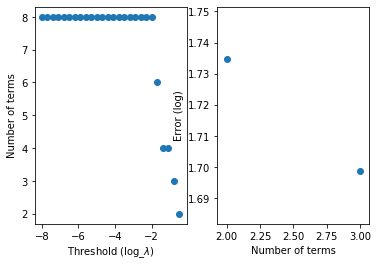

Write the Python code that produced this figure.
import numpy as np
import matplotlib.pyplot as plt
from scipy import integrate
from scipy import linalg
from sklearn.preprocessing import normalize
import csv
from sklearn.linear_model import lasso_path

# system size
n = 1

# parameters


def MMKinetics(t, x):
    Vmax, Km, k = 1.5, 0.3, 0.6
    return k - np.divide(Vmax*x, (Km+x))

def newmm(t,x):
    k1, k2, k3, k4 = 0.1295, -0.6474, 0.2158, 0.7194
    return np.divide((k1 + k2*x), (k3 + k4*x))



tspan = np.linspace(0.01, 4, num=400)
dt = 0.01
ini = [0.5]
sol = integrate.solve_ivp(MMKinetics, [tspan[0], tspan[-1]], ini, method='RK45', t_eval=tspan)
sol2 = integrate.solve_ivp(newmm, [tspan[0], tspan[-1]], ini, method='RK45', t_eval=tspan)
plt.plot(sol.y[0])
plt.plot(sol2.y[0])
plt.show()

sol_dx = MMKinetics(sol.t, sol.y)
# plt.show()
exp_data = sol_dx  #shape:(1,400)

###########add noise###########||begin
##add noise to 'x'##
eps = 1e-4  #float; magnitude of noise
SIZE = np.size(sol.y[0])
sol_noise=sol.y+eps*np.random.normal(0,1,(SIZE))#np.size=400; shape=(1,400); type=numpy.ndarray

##calculate the corresponding derivative##
sol_noise_dx = MMKinetics(sol.t, sol_noise)
##add noise to 'dx'##
eps = 0  #???
SIZE = np.size(sol_dx)
sol_dx_noise=sol_dx+eps*np.random.normal(0,1,(SIZE))#shape=(1,400); type=numpy.ndarray

################################
##figures##
#figure(5) in MATLAB
# sol_Noise = sol_noise[0]
plt.plot(sol_noise[0])
plt.show()

#figure(6) in MATLAB
sol_dx_Noise = sol_dx_noise[0]#shape=(400,)
plt.plot(sol_dx_Noise)
plt.show()
#another figure(6) in MATLAB
plt.plot(sol_noise_dx[0])
plt.show()
###########||end

def data_aug(sol_):
    n = len(sol_)
    m = sol_.size
    for i in range(n):
        sol_ = np.vstack((sol_, sol_[i]**2))
    for i in range(n):
        for j in range(i+1, n):
            sol_ = np.vstack((sol_, sol_[i]*sol_[j]))
    for i in range(n):
        for j in range(n, 2*n):
            sol_ = np.vstack((sol_, sol_[i]*sol_[j]))
    sol_ = np.vstack((np.ones((1, m)), sol_))
    return sol_


def data_derivative(sol_,d_sol_):
    n = len(sol_)
    for i in range(n):
        sol_ = np.vstack((sol_, np.multiply(sol_[i], d_sol_)))
    return sol_


###############||
#test noise-added data
sol.y = sol_noise
sol_dx = sol_noise_dx
# sol_dx = sol_dx_noise  # does not work
term_lib = data_aug(sol.y)
term_lib = data_derivative(term_lib, sol_dx).T#x,x^2,dx*x...; ## transpose ## 400*8
###############||


def soft_thresholding(X, lambda_):
    temp_compare = X.T.copy()
    for i in range(len(X)):
        if abs(X[i]) - lambda_ < 0:
            temp_compare[:,[i]]= 0
        else:
            temp_compare[:, [i]] = abs(X[i]) - lambda_
    # tmp_compare = X[np.where(abs(X) - lambda_ > 0)]
    # tmp_compare = np.expand_dims(tmp_compare, axis =1)
    return np.multiply(np.sign(X), temp_compare.T)


def ADM(lib_null,q_init,lambda_,MaxIter, tol):
    q = q_init.copy()
    for i in range(MaxIter):
        q_old = q.copy()
        x = soft_thresholding(lib_null @ q_init, lambda_)
        temp_ = lib_null.T @ x
        q = temp_/ np.linalg.norm(temp_, 2)
        res_q = np.linalg.norm(q_old - q ,2)

        if res_q <= tol:
            return q


def ADMinitvary(lib_null, lambda_, MaxIter, tol, pflag):
    lib_null_norm = lib_null.copy()
    for i in range(len(lib_null[0])):
        lib_null_norm[:,i] = lib_null[:,i]/lib_null[:,i].mean()

    q_final = np.empty_like(lib_null.T)
    out = np.zeros((len(lib_null), len(lib_null)))
    nzeros = np.zeros((1, len(lib_null)))
    for i in range(len(lib_null_norm)):
        q_ini = lib_null_norm[[i],:].T
        temp_q = ADM(lib_null, q_ini, lambda_, MaxIter, tol)
        q_final[:,[i]] = temp_q
        temp_out = lib_null @ temp_q
        out[:,[i]] = temp_out
        nzeros_temp = sum(list((abs(temp_out) < lambda_)))
        nzeros[:,[i]] = float(nzeros_temp)
    idx_sparse = np.where(nzeros == max(np.squeeze(nzeros)))[0]
    ind_lib = np.where(abs(out[:, idx_sparse[0]]) >= lambda_)[0]
    Xi = out[:, idx_sparse[0]]
    small_idx = np.where(abs(out[:, idx_sparse[0]]) < lambda_)[0]
    Xi[small_idx] = 0
    numterms = len(ind_lib)
    return ind_lib, Xi, numterms


    ##############################||begin
    ####def optimal_SVHT_coef###
def IfElse(Q,point,counterPoint):
    #if Q, POINT, COUNTERPOINT ARE arrays???; len(point) should equal or greater than len(Q)!
    y=point;
    P=np.zeros(len(Q))
    # P is 'not Q or ~Q'
    for q in range(len(Q)):
        if Q[q]==0:
            P[q]=1
    if len(counterPoint)==1:
        counterPoint = counterPoint*np.ones(len(Q))

    for p in range(len(P)):
            
        if P[p]==1:
            y[p]=counterPoint[p]
    
    return y

def Fun_MarPas(x,beta,gamma):
    topSpec = (1 + np.sqrt(beta))**2
    botSpec = (1 - np.sqrt(beta))**2
    Q=(topSpec-x)*(x-botSpec)
    for q in range(len(Q)):
        if Q[q]>0:
            Q[q]=1
        else:
            Q[q]=0
    point = np.sqrt((topSpec-x)*(x-botSpec))/(beta*x)/(2*np.pi)  
    InitialMar = IfElse(Q,point,np.array([0])) #'0' number used to replace others
    if np.all(gamma != 0):
        return np.power(list(x),list(gamma))*InitialMar
    else:
        return InitialMar
    
    
    
#### separate
def MarPas(x,beta):
    topSpec = (1 + np.sqrt(beta))**2
    botSpec = (1 - np.sqrt(beta))**2
    Q=(topSpec-x)*(x-botSpec)
    for q in range(len(Q)):
        if Q[q]>0:
            Q[q]=1
        else:
            Q[q]=0
    point = np.sqrt((topSpec-x)*(x-botSpec))/(beta*x)/(2*np.pi)  
    InitialMar = IfElse(Q,point,np.array([0])) #########9#####0
#     if np.all(gamma != 0):
#         return np.power(list(x),list(gamma))*InitialMar
#     else:
#         return InitialMar
    return InitialMar

def incMarPas(x0,beta,gamma):
    #beta is an array including one (****or more****not true) number; 0<beta<=1 
    #x0 is an array with multiple numbers!!!
#     for b in beta: 
#         if b > 1:
#             raise Exception('dimension error')
    topSpec = (1 + np.sqrt(beta))**2
#     botSpec = (1 - np.sqrt(beta))**2
    x2=lambda x: Fun_MarPas(x,beta,gamma)
    I1 = np.zeros([len(x0)])#I1 is integrate collection
    I2 = np.zeros([len(x0)])
    for i in range(len(x0)):
        X0=x0[i]
        RES = integrate.quad(x2,np.array([X0]), topSpec)
        I1[i] = RES[0]
        I2[i] = RES[1]
#     return integrate.quad(x2, x0, topSpec)  #the first part of return is integrate
    return I1

#if inputs are arrarys including multiple numbers?
def incMarPas2(x0,beta,gamma):
    #beta is an array including one or more numbers; 0<beta<=1
#     for b in beta: 
#         if b > 1:
#             raise Exception('dimension error')
    topSpec = (1 + np.sqrt(beta))**2   #is an array including multiple numbers if beta is an array including multiple numbers
        

    I1 = np.zeros([len(beta)])
    I2 = np.zeros([len(beta)])
    for i in range(len(beta)):
        BETA = beta[i]
        GAMMA = gamma[i]
        x2=lambda x: Fun_MarPas(x,np.array([BETA]),np.array([GAMMA]))
        X0=x0[i]
        TOPSPEC=topSpec[i]
        RES = integrate.quad(x2,np.array([X0]), np.array([TOPSPEC]))
        I1[i] = RES[0]
        I2[i] = RES[1]
    return I1, I2

def MedianMarcenkoPastur(beta):
    #beta should be one number array!!!here
#     MarPas = lambda x: 1-incMarPas(x,beta,np.array([0]))
    lobnd = (1-np.sqrt(beta))**2
    hibnd = (1+np.sqrt(beta))**2
    change = 1
    while change and (hibnd - lobnd > 0.001):
        change = 0;
        x = np.linspace(start = lobnd, stop = hibnd, num = 5)
        y = np.zeros(len(x))
        for i in range(len(x)):
            y[i] = 1-incMarPas(x[i],beta,0)
        if any(y<0.5):
            lobnd = max(x[y < 0.5])
            change = 1
        if any(y>0.5):
            hibnd = min(x[y > 0.5])
            change = 1
    return (hibnd+lobnd)/2

def optimal_SVHT_coef_sigma_known(beta):
    #lambda_star
    #omit ensuring 0<beta<=1
    w = (8*beta)/(beta+1+np.sqrt(beta**2+14*beta+1))
    lambda_star = np.sqrt(2*(beta+1)+w)
    return lambda_star

def optimal_SVHT_coef_sigma_unknown(beta):
    coef = optimal_SVHT_coef_sigma_known(beta)
    MPmedian = np.zeros(len(beta))
    for i in range(len(beta)):
        MPmedian[i] = MedianMarcenkoPastur(beta)
    return coef/np.sqrt(MPmedian)

def optimal_SVHT_coef(beta,noiselevel):
    if noiselevel == 0:
        return optimal_SVHT_coef_sigma_unknown(beta)
    else:
        return optimal_SVHT_coef_sigma_known(beta)
###########################################||end

####||begin
#add noise reduction in ADMpareto; replace previous ADMpareto##
def ADMpareto(term_lib, tol, pflag):
    #####
    u, s, vh = np.linalg.svd(term_lib, full_matrices=False)
    m,n = term_lib.shape  #m/n aspect ratio of matrix to be denoised?
    ydi = np.diag(term_lib)
    beta = np.array([m/n])
    threshold = optimal_SVHT_coef(beta,0)[0]
    ydi2 = np.copy(ydi)
    ydi2[ydi2 < threshold*np.median(ydi2)] = 0
    term_lib2 = np.linalg.multi_dot([u,np.diag(ydi2),vh.T])  #####no .T?
    #####
    lib_null = linalg.null_space(term_lib2) #2
    num = 1
    lambda_ = 1e-8
    MaxIter = 10000

    dic_lib = {}
    dic_Xi = {}
    dic_num = {}
    dic_error = {}
    dic_lambda = {}
    ii = 0
    while num > 0:
        temp_ind_lib, temp_Xi, temp_numterms = ADMinitvary(lib_null, lambda_, MaxIter, tol, pflag)
        dic_lib[ii] = temp_ind_lib
        dic_Xi[ii] = temp_Xi
        dic_num[ii] = temp_numterms

        error_temp = sum(np.matmul(term_lib, dic_Xi[ii]))
        dic_error[ii] = error_temp
        dic_lambda[ii] = lambda_
        lambda_ *= 2
        num = dic_num[ii]
        ii += 1
        if lambda_ > 0.5:
            break

    return dic_Xi, dic_lib, dic_lambda, dic_num, dic_error

#####################||end

tol, pflag = 1e-5,1
dic_Xi, dic_lib, dic_lambda, dic_num, dic_error = ADMpareto(term_lib,tol, pflag)
lambda_vec = list(dic_lambda.values())
terms_vec = list(dic_num.values())
err_vec = list(dic_error.values())
log_err_vec = np.log10(err_vec)
log_lambda_vec = np.log10(lambda_vec)

plt.subplot(1,2,1)
plt.scatter(log_lambda_vec, terms_vec)
plt.xlabel("Threshold (log_$\lambda$)")
plt.ylabel("Number of terms")
plt.subplot(1,2,2)
plt.scatter(terms_vec, log_err_vec)
plt.xlabel("Number of terms")
plt.ylabel("Error (log)")
plt.show()


def new_MMKinetics(term_lib, dic_Xi, n):
    half_count = int(term_lib.shape[1] /2)
    total_xi = len(dic_Xi)
    #term_coff = dic_Xi[total_xi - n]
    term_coff = [0.18, -0.9, 0, 0, 0.3, 1, 0, 0]
    print(term_coff)
    return -np.divide(np.matmul(term_lib[:,:half_count], term_coff[:half_count]),
                      np.matmul(term_lib[:,half_count:], term_coff[half_count:]))



# res2 = new_MMKinetics(term_lib, dic_Xi, 4)
# plt.plot(sol_dx[0])
# plt.plot(res2)
# plt.show()
